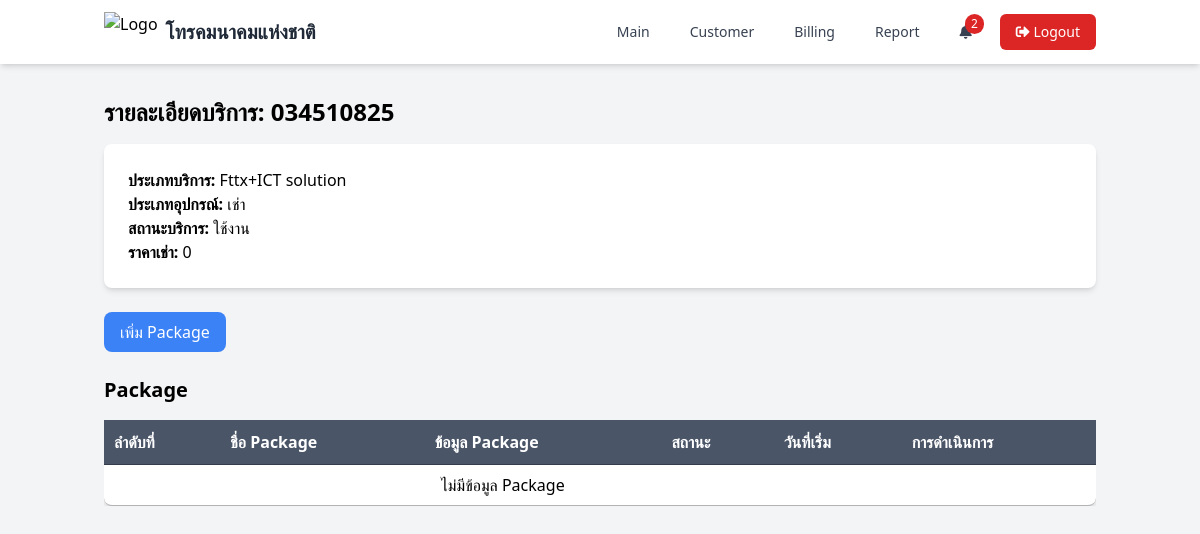
/page/service_detail.php?id_service=32 (signed in), run on the app's committed database.
### tables this page shows
CREATE TABLE `service_customer` (
  `id_service` int(11) NOT NULL,
  `code_service` varchar(20) DEFAULT NULL,
  `type_service` enum('Fttx','Fttx+ICT solution','Fttx 2+ICT solution','SI service','วงจเช่า','IP phone','Smart City','WiFi','อื่นๆ') DEFAULT NULL,
  `type_gadget` enum('เช่า','ขาย','เช่าและขาย') DEFAULT NULL,
  `status_service` enum('ใช้งาน','ยกเลิก') DEFAULT NULL,
  `id_bill` int(11) DEFAULT NULL,
  `create_at` date DEFAULT NULL,
  `update_at` date DEFAULT NULL
);

### page/service_detail.php (the view, shortened to what this page needs)
<?php
require_once '../function/functions.php';
$id_service = isset($_GET['id_service']) ? intval($_GET['id_service']) : 0;
if ($id_service > 0) {
    $sql = "SELECT sc.id_service,sc.code_service,sc.type_service,sc.type_gadget,sc.status_service,
        COALESCE(SUM(o.mainpackage_price + o.ict_price), 0) AS total_price
    FROM service_customer sc
    LEFT JOIN package_list pl ON sc.id_service = pl.id_service AND pl.status_package = 'ใช้งาน'
    LEFT JOIN product_list pr ON pl.id_package = pr.id_package AND pr.status_product = 'ใช้งาน'
    LEFT JOIN overide o ON pr.id_product = o.id_product
    WHERE sc.id_service = ?
    GROUP BY  sc.id_service;";
    $stmt = $conn->prepare($sql);
    $stmt->bind_param("i", $id_service);
    $stmt->execute();
    $result = $stmt->get_result();
    $service = $result->fetch_assoc();
    $packages = getPackagesByServiceId($id_service);
} else {
    header('Location: service_bill.php');
    exit;
}
?>
<!DOCTYPE html>
<html lang="en">
<head>
    <script src="https://cdn.tailwindcss.com"></script>
    <link rel="stylesheet" type="text/css" href="https://cdn.datatables.net/1.11.5/css/jquery.dataTables.css">
    <link rel="stylesheet" href="https://cdnjs.cloudflare.com/ajax/libs/font-awesome/5.15.4/css/all.min.css">
</head>
<body class="bg-gray-100">
    <?php include './components/navbar.php'; ?>
    <div class="container mx-auto px-4 py-8">
        <h1 class="text-2xl font-bold mb-4">รายละเอียดบริการ: <?php echo htmlspecialchars($service['code_service']); ?></h1>
        <div class="bg-white p-6 rounded-lg shadow-md mb-6">
            <p><strong>ประเภทบริการ:</strong> <?php echo htmlspecialchars($service['type_service']); ?></p>
            <p><strong>ประเภทอุปกรณ์:</strong> <?php echo htmlspecialchars($service['type_gadget']); ?></p>
            <p><strong>สถานะบริการ:</strong> <?php echo htmlspecialchars($service['status_service']); ?></p>
            <p><strong>ราคาเช่า:</strong> <?php echo htmlspecialchars($service['total_price'] ?? '0'); ?></p>
        </div>
        <div class="mt-6">
            <button type="button" onclick="openModal()" class="bg-blue-500 text-white px-4 py-2 rounded-lg hover:bg-blue-600">
                เพิ่ม Package
            </button>
        </div>
        <div class="mt-6">
            <h2 class="text-xl font-bold mb-4">Package</h2>
            <div class="overflow-x-auto">
                <table id="packageTable" class="common-table min-w-full bg-white rounded-lg shadow-md">
                    <thead>
                        <tr class="bg-gray-200">
                            <th class="px-4 py-2">ลำดับที่</th>
                            <th class="px-4 py-2">ชื่อ Package</th>
                            <th class="px-4 py-2">ข้อมูล Package</th>
                            <th class="px-4 py-2">สถานะ</th>
                            <th class="px-4 py-2">วันที่เริ่ม</th>
                            <th class="px-4 py-2">การดำเนินการ</th>
                        </tr>
                    </thead>
                    <tbody>
                        <?php if (!empty($packages)) : ?>
                            <?php foreach ($packages as $package) : ?>
                                <tr class="border-b">
                                    <td class="px-4 py-2 text-center"></td>
                                    <td class="px-4 py-2 text-center"><?php echo htmlspecialchars($package['name_package']); ?></td>
                                    <td class="px-4 py-2 text-center"><?php echo htmlspecialchars($package['info_package']); ?></td>
                                    <td class="px-4 py-2 text-center"><?php echo htmlspecialchars($package['status_package']); ?></td>
                                    <td class="px-4 py-2 text-center"><?php echo htmlspecialchars($package['create_at']); ?></td>
                                    <td class="px-4 py-2 text-center">
                                        <button onclick="viewProducts(<?php echo $package['id_package']; ?>)" class="bg-green-500 text-white px-2 py-1 rounded-lg hover:bg-green-600">View Products</button>
                                        <button onclick="editPackage(<?php echo $package['id_package']; ?>)" class="bg-blue-500 text-white px-2 py-1 rounded-lg hover:bg-blue-600">Edit</button>
                                        <button onclick="deletePackage(<?php echo $package['id_package']; ?>)" class="bg-red-500 text-white px-2 py-1 rounded-lg hover:bg-red-600">Delete</button>
                                    </td>
                                </tr>
                            <?php endforeach; ?>
                        <?php else : ?>
                            <tr>
                                <td colspan="5" class="px-4 py-2 text-center">ไม่มีข้อมูล Package</td>
                            </tr>
                        <?php endif; ?>
                    </tbody>
                </table>
            </div>
        </div>
    </div>
</body>
</html>

### page/service_detail.php (style rules this page uses)
.common-table thead th { background-color: #4a5568; color: white; }
.common-table tbody tr { background-color: rgb(255, 255, 255); }

### data on the page
service_customer: code_service "034510825", type_service "Fttx+ICT solution", type_gadget "เช่า", status_service "ใช้งาน"

### other printed values
$near_expiry_count "2"
$service['total_price'] "0"
